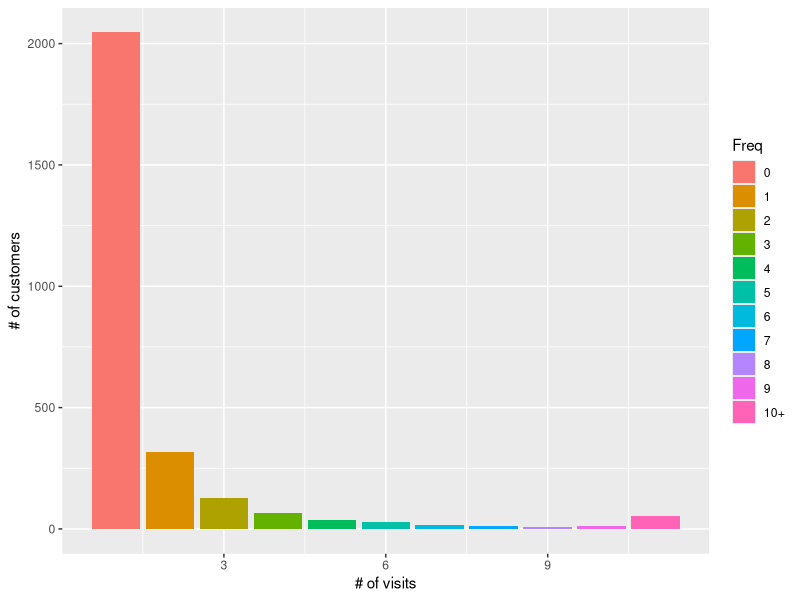
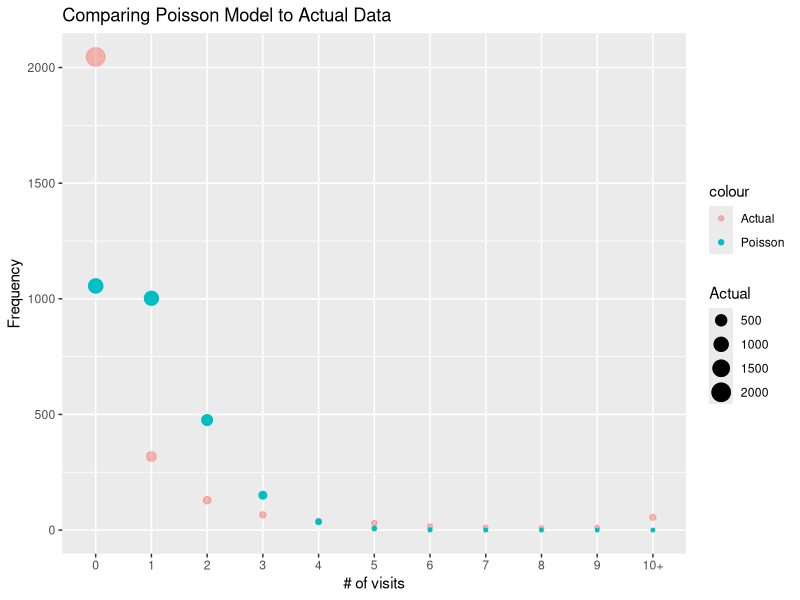
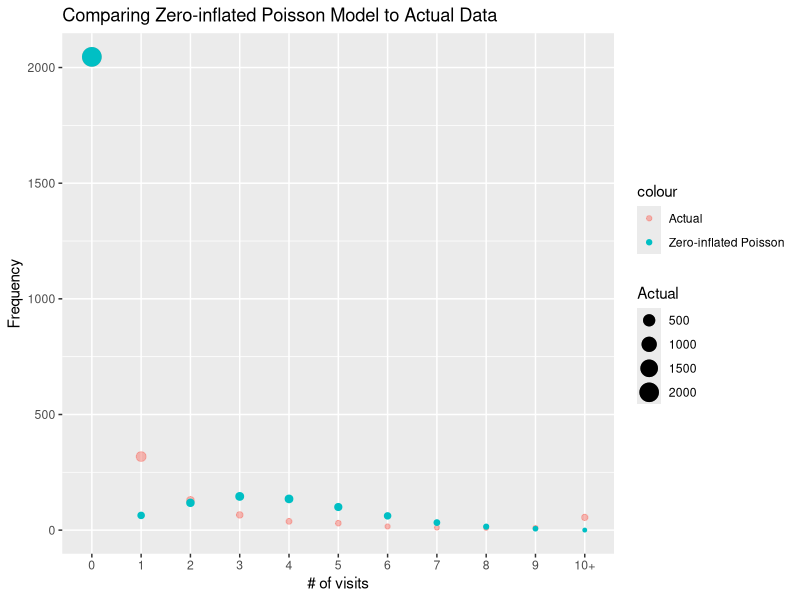
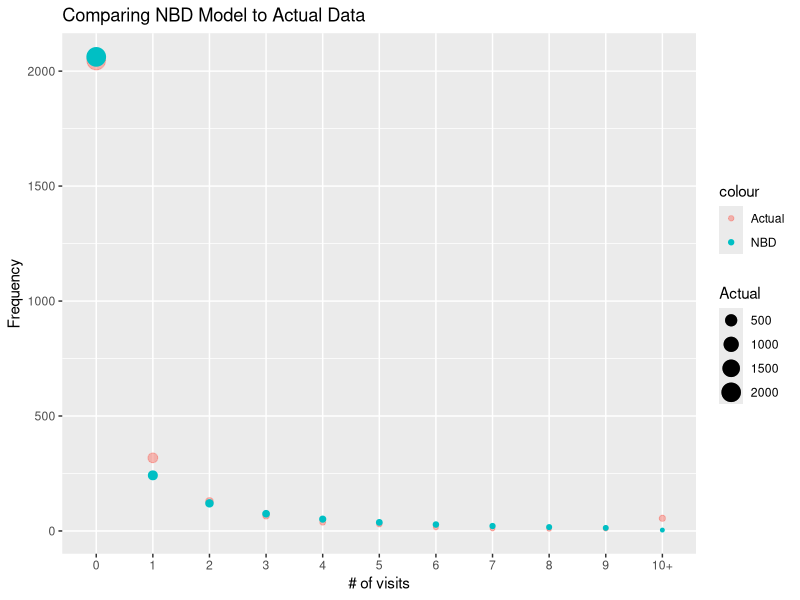
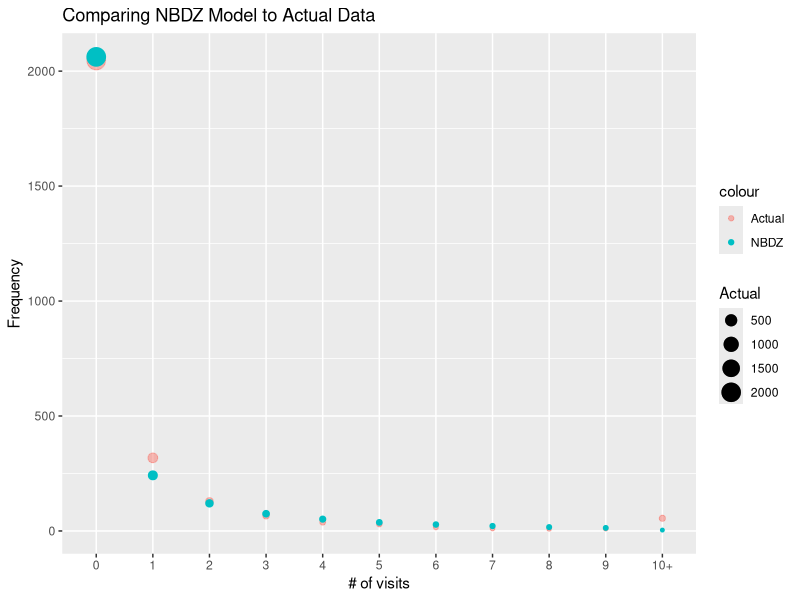
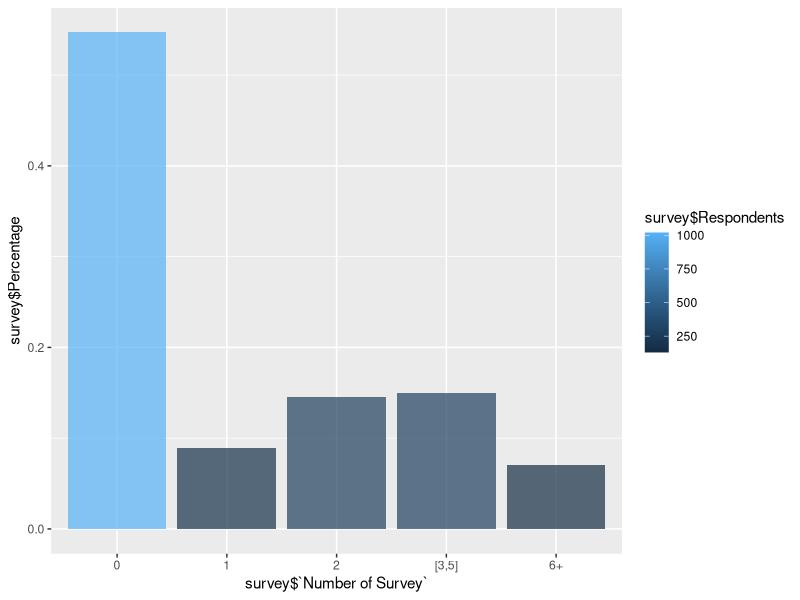
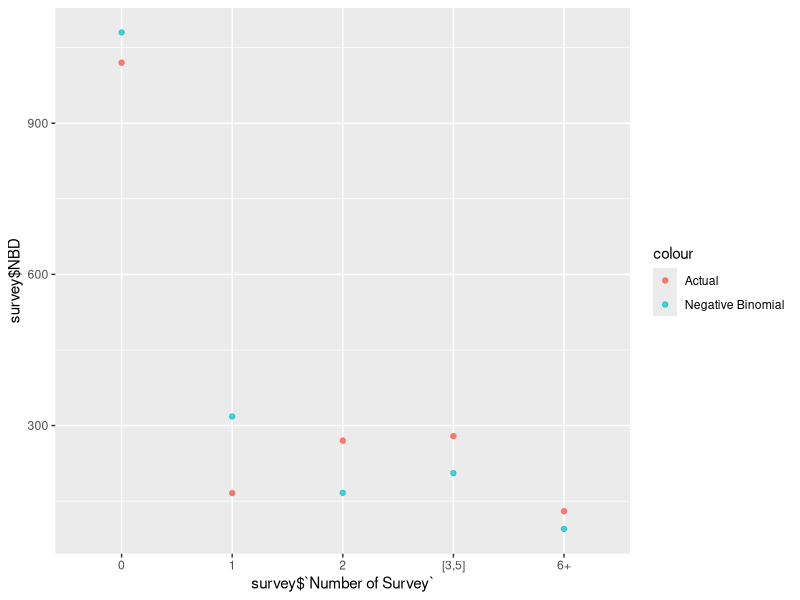
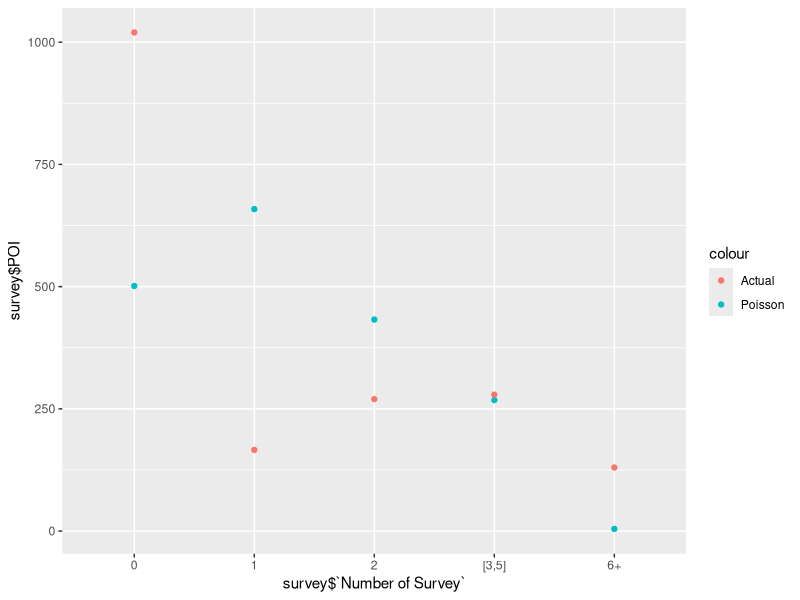

Here is the R script that generated these plots, in order:
## ---- chunk 1


#source('code/util.R')



## ---- chunk 2
library(ggplot2)
library(knitr)
library(readxl)
library(dplyr)
data<-read_excel('data/khakichinos HW2 data.xlsx',sheet = 1)

data[,'Freq']<-ifelse(data$Visits <10, data$Visits,'10+')

data_grouped<-data%>%group_by(Freq)%>%
  summarise(total_visits=n())

data_grouped$Freq<-factor(data_grouped$Freq, levels = c(0:9,'10+'))

ggplot(data_grouped)+geom_col(aes(x=as.integer(Freq),y=total_visits,fill=Freq))+
  labs(x='# of visits',y='# of customers')

## ---- chunk 3
getLL<-function(count.data,pmf,par,debug=F){
  
  pmf.val<-pmf(count.data,par)
  
  LL.val<-sum(log10(pmf.val))
  if(debug){
    plot(count.data,pmf.val,type = 'l')
    print(pmf.val)
    print(log10(pmf.val))
    print(LL.val)
  }
  
  return(LL.val)
}

## ---- chunk 4

POIS.pmf<-function(count.data,par){
  N<-length(count.data)
  lambda<-par[1]
  pmf.val = vector("numeric",N)
  for (n in 1:N){
    x<-count.data[n]
    pmf.val[n]<-ifelse(lambda>0, (lambda^x)*exp(-lambda)/(factorial(x)),0)  
  }
  return(pmf.val)
}

Poisson.par.opt<-optim(par=2.5,fn=getLL,pmf=POIS.pmf,debug=F,
                       count.data =data$Visits, method = 'L-BFGS-B', 
                       control=list(fnscale=-1),lower=1e-10,hessian = T)
print(paste('Optimal parameters:',Poisson.par.opt$par))

print(paste('Log-likelihood:', Poisson.par.opt$value))


## ---- chunk 5
df<-nrow(data)-length(Poisson.par.opt$par)-1
data[,'PoissonFit']<-POIS.pmf(data$Visits,par=Poisson.par.opt$par)
data[,'PoissonLL']<-log10(data$PoissonFit)
data[,'Chi2Pois']<-(data$PoissonFit-data$Visits)^2/(data$PoissonFit)
#kable(head(data[,c('Visits','PoissonFit','PoissonLL','Chi2Pois')]),align = 'c')
## ---- chunk 6
summarize.Preds<-function(col=PoissonFit,data,dist){
PoissonModel<-data %>% group_by(Freq)%>%
  summarise(Actual = n(),
            Expected=2728*mean(PoissonFit),
            Chi2=(Actual-Expected)^2/Expected)
PoissonModel<-PoissonModel[order(PoissonModel$Freq),]
PoissonModel$Freq<-factor(PoissonModel$Freq, levels = c(0:9,'10+'))
PoissonModel<-PoissonModel[order(PoissonModel$Freq),]





plt<-ggplot(PoissonModel)+geom_point(aes(x=Freq,y=Actual,color='Actual',size=Actual),alpha=0.5)+
  geom_point(aes(x=Freq,y=Expected,color=dist,size=Expected))+
  labs(x='# of visits',y='Frequency')+ggtitle(paste0('Comparing ', dist, ' Model to Actual Data'))
df_model<-nrow(PoissonModel)-2
Chi2<-sum(PoissonModel$Chi2)
pval<-round(pchisq(sum(PoissonModel$Chi2), df=df_model, lower.tail = FALSE),2)
print(plt)
print(paste('ChiSquare  for ', dist, 'is ', Chi2, 'p-val is', pval, ' with ', df_model, ' df'))
return(PoissonModel)  
}

summary<-summarize.Preds(col=PoissonFit,data,'Poisson')
kable(summary)
## ---- chunk 7
POIS.pmf.zero<-function(count.data,par){
  lambda<-par[1]
  p0<-par[2]
  
  zero.case<-p0+(1-p0)*POIS.pmf(count.data,par[1])
  nonzero.case<-(1-p0)*POIS.pmf(count.data,par[1])
  pmf<-ifelse(count.data==0,zero.case,nonzero.case)
  
  return(pmf)
}


# Fit data with zero-inflated Poisson:
POISZ.par.opt<-optim(par=c(0.1,0.5),fn=getLL,pmf=POIS.pmf.zero,debug=F,
                     count.data =data$Visits, method = 'L-BFGS-B', control=list(fnscale=-1),lower=1e-10,hessian = T)

print('Optimal parameters for zero-inflated Poisson Distribution:',POISZ.par.opt$par)

print(paste( 'Log-likelihood is :',POISZ.par.opt$value))


data[,'PoissonZ']<-POIS.pmf.zero(data$Visits,POISZ.par.opt$par)
data[,'PoissonZ.LL']<-log(data$PoissonZ)


Model<-data %>% group_by(Freq)%>%
  summarise(Actual = n(),
            Expected=2728*mean(PoissonZ),
            Chi2=(Actual-Expected)^2/Expected)
Model<-Model[order(Model$Freq),]
Model$Freq<-factor(Model$Freq, levels = c(0:9,'10+'))
Model<-Model[order(Model$Freq),]




Chi2<-sum(Model$Chi2)
df_model<-nrow(Model)-3
dist<-'Zero-inflated Poisson'
pval<-round(pchisq(sum(Model$Chi2), df=df_model, lower.tail = FALSE),2)

plt<-ggplot(Model)+geom_point(aes(x=Freq,y=Actual,color='Actual',size=Actual),alpha=0.5)+
  geom_point(aes(x=Freq,y=Expected,color=dist,size=Expected))+
  labs(x='# of visits',y='Frequency')+ggtitle(paste0('Comparing ', dist, ' Model to Actual Data'))

print(plt)


kable(Model)


## ---- chunk 8
NBD.pmf<-function(count.data,par){
  N<-length(count.data)
  pmf.val = vector("numeric",N)
  for (n in 1:N){
    x<-count.data[n]
    gamma.top<-(gamma(x+par[1]))
    gamma.bot<-factorial(x)*gamma(par[1])
    p1<-par[2]/(1+par[2])
    p2<- 1-p1     
    pmf.val[n]<-(gamma.top/gamma.bot)*(p1^par[1])*(p2^x)  
  }
  return(pmf.val)
}



NBD.par.opt<-optim(par=c(0.1,0.1),fn=getLL,pmf=NBD.pmf,
                   count.data =data$Visits, method="L-BFGS-B",
                   control=list(fnscale=-1), lower=1e-10)

print('Optimal paramters for NBD:')
print(NBD.par.opt$par)
print('Log-likelihood:')
print(NBD.par.opt$value)

## ---- chunk 9
data[,'NBD']<-NBD.pmf(data$Visits,NBD.par.opt$par)
data[,'NBDLL']<-log(data$NBD)


Model<-data %>% group_by(Freq)%>%
  summarise(Actual = n(),
            Expected=2728*mean(NBD),
            Chi2=(Actual-Expected)^2/Expected)
Model<-Model[order(Model$Freq),]
Model$Freq<-factor(Model$Freq, levels = c(0:9,'10+'))
Model<-Model[order(Model$Freq),]




Chi2<-sum(Model$Chi2)
df_model<-nrow(Model)-3
dist<-'NBD'
pval<-round(pchisq(sum(Model$Chi2), df=df_model, lower.tail = FALSE),2)

plt<-ggplot(Model)+geom_point(aes(x=Freq,y=Actual,color='Actual',size=Actual),alpha=0.5)+
  geom_point(aes(x=Freq,y=Expected,color=dist,size=Expected))+
  labs(x='# of visits',y='Frequency')+ggtitle(paste0('Comparing ', dist, ' Model to Actual Data'))

print(plt)

#print(paste('Chi squre p-value: ', pval))


kable(Model)

## ---- chunk 10

NBD.pmf.zero<-function(count.data,par){
 p0 <-par[3]/(1+par[3])
 
 #p0 <-par[3]
 r<-par[1]
 alpha<-par[2]
 zero.case<-p0+(1-p0)*NBD.pmf(count.data,c(par[1],par[2]))
 nonzero.case<-(1-p0)*NBD.pmf(count.data,c(par[1],par[2]))
 pmf<-ifelse(count.data==0,zero.case,nonzero.case)
 #print(pmf)
 #print(pmf)
 return(pmf)
}

NBDZ.par.opt<-optim(par=c(0.2,0.2,5),fn=getLL,pmf=NBD.pmf.zero,
                    count.data =data$Visits, method="L-BFGS-B",
                    control=list(fnscale=-1), lower=1e-10)

print('Optimal paramters for zero-inflated NBD:')
print(NBDZ.par.opt$par)
print('Log-likelihood:')
print(NBDZ.par.opt$value)
## ---- chunk 11

data[,'NBDZ']<-NBD.pmf.zero(data$Visits,par=NBDZ.par.opt$par)
data[,'NBDZLL']<-log(data$NBDZ)

Model<-data %>% group_by(Freq)%>%
  summarise(Actual = n(),
            Expected=2728*mean(NBDZ),
            Chi2=(Actual-Expected)^2/Expected)
Model<-Model[order(Model$Freq),]
Model$Freq<-factor(Model$Freq, levels = c(0:9,'10+'))
Model<-Model[order(Model$Freq),]




Chi2<-sum(Model$Chi2)
df_model<-nrow(Model)-3
dist<-'NBDZ'
pval<-round(pchisq(sum(Model$Chi2), df=df_model, lower.tail = FALSE),2)

plt<-ggplot(Model)+geom_point(aes(x=Freq,y=Actual,color='Actual',size=Actual),alpha=0.5)+
  geom_point(aes(x=Freq,y=Expected,color=dist,size=Expected))+
  labs(x='# of visits',y='Frequency')+ggtitle(paste0('Comparing ', dist, ' Model to Actual Data'))

print(plt)

#print(paste('Chi squre p-value: ', pval))


kable(Model)
## ---- chunk 12
library(ggplot2)
survey<-read_excel('data/Survey HW2.xlsx',sheet = 'Raw Data')
kable(survey)
survey$`Number of Survey`<-factor(survey$`Number of Survey`,levels=c(0,1,2,'[3,5]','6+'))
ggplot(survey)+geom_col(aes(x=survey$`Number of Survey`,
                            y=survey$Percentage,fill=survey$Respondents),alpha=0.7)

## ---- chunk 13
NBD.recur<-function(data,par){
  N<-length(data)
  alpha<-par[1]
  r<-par[2]
  pmf<-vector(mode = 'numeric',N)
  
  pmf[1]<-(alpha/(1+alpha))^r
  
  if (N > 1) {
    for (x in 2:N) {
      pmf[x] = pmf[x-1]*(r + x - 1)/(x*(alpha+1))
    }
  }
  return(pmf);
}
    
lambda <-1.31368
r<-0.391355703
alpha<-0.247629763

rz<-2.856950974
alphaz<-1.03730662
pz<-0.469844976

N<-sum(survey$Respondents)
NBD<-vector('numeric',5)
NBD[1:3]<-dnbinom(0:2,r,alpha)
NBD[4]<-sum(dnbinom(3:5,r,alpha))
NBD[5]<-1-sum(NBD[1:4])
survey[,'NBD']<-N*NBD
POI<-vector('numeric',5)
POI[1:3]<-dpois(0:2,lambda)
POI[4]<-sum(dpois(3:5,lambda))
POI[5]<-1-sum(POI[1:4])
survey[,'POI']<-N*POI

ggplot(survey)+geom_point(aes(x=survey$`Number of Survey`,y=survey$NBD,color='Negative Binomial'),alpha=0.7)+
geom_point(aes(x=survey$`Number of Survey`,y=survey$Respondents,color='Actual'))


ggplot(survey)+geom_point(aes(x=survey$`Number of Survey`,y=survey$POI,color='Poisson'))+
geom_point(aes(x=survey$`Number of Survey`,y=survey$Respondents,color='Actual'))

params_NBD<-c('r','alpha')
paramsVal_NBD<-c(1.19116,0.38168)
survey[,'chi2_NBD']<-(survey$NBD-survey$Respondents)^2/(survey$NBD)
survey[,'chi2_POI']<-(survey$POI-survey$Respondents)^2/(survey$POI)

kable(survey)

